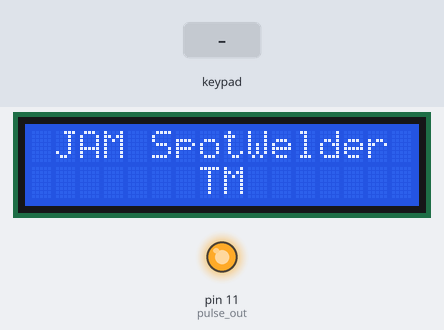
A sketch run on a simulated Arduino Uno, built with avr-gcc and run on an emulated ATmega328P. Shown: 16×2 character LCD, output pins drawn as LEDs (lit = HIGH). The inputs (shaded band) are chosen by the test bench. What the sketch prints to the serial monitor is not drawn.

Above: at 1.3 s.
1.4 s: key 'L' pressed
At 2.5 s:
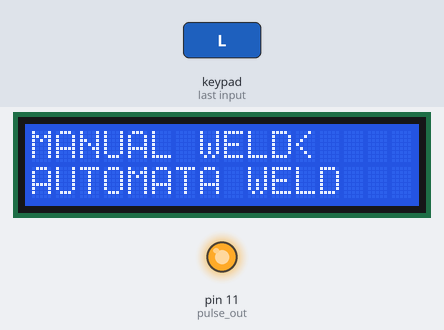
9.8 s: key 'E' pressed
At 10.5 s:
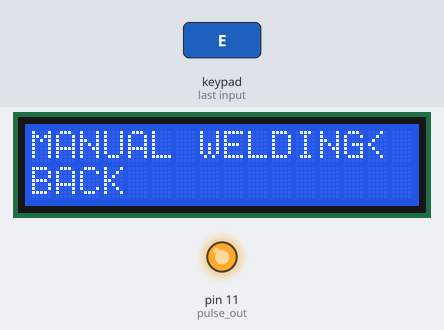
12.8 s: key 'F' pressed
At 14.0 s:
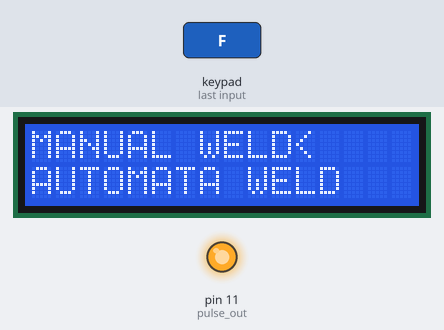
14.3 s: key 'K' pressed
At 15.0 s:
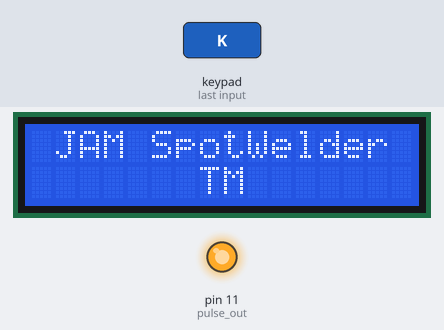
17.3 s: key 'L' pressed
At 18.0 s:
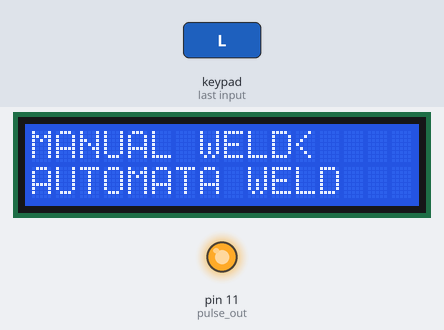
Timing chart, 0 to 20.3 s (numbered marks = the images above; inputs shaded):
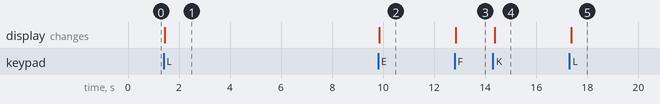

Measured:
- after the input at 1.4 s, the display: changes at once (image 1)
- after the input at 9.8 s, the display: changes after 0.05 s (image 2)
- after the input at 12.8 s, the display: changes after 0.05 s (image 3)
- after the input at 14.3 s, the display: changes after 0.08 s (image 4)
- after the input at 17.3 s, the display: changes after 0.06 s (image 5)

The sketch:

JAM_Spotwelder.ino
```cpp
#define pedal 12
#define pulse_out 11
#define DEFAULT_T1 100
#define DEFAULT_T2 50
#define DEFAULT_T3 150
//######################### GLOBAL VARIABLES #########################################
int wtime[3] = {DEFAULT_T1, DEFAULT_T2, DEFAULT_T3};
int state = 0;
//int state[] = {0, 0};
int state_x = 0;
int state_y = 0;
#include <LiquidCrystal_PCF8574.h>
#include <Wire.h>
#include <Keypad.h>
LiquidCrystal_PCF8574 lcd(0x27); // set the LCD address to 0x27 for a 16 chars and 2 line display


const byte ROWS = 5; //four rows
const byte COLS = 4; //four columns
//define the cymbols on the buttons of the keypads
char hexaKeys[ROWS][COLS] = {
  {'M', 'R', '#', '*'},
  {'1', '2', '3', 'F'},
  {'4', '5', '6', 'L'},
  {'7', '8', '9', 'K'},
  {'B', '0', 'J', 'E'}
};
byte rowPins[ROWS] = {10, 9, 8, 7, 6}; //connect to the row pinouts of the keypad
byte colPins[COLS] = {2, 3, 4, 5}; //connect to the column pinouts of the keypad

//initialize an instance of class NewKeypad
Keypad customKeypad = Keypad( makeKeymap(hexaKeys), rowPins, colPins, ROWS, COLS);
int c = 1;
//############################### SETUP #########################################
void setup() {
  int error;
  digitalWrite(pulse_out, HIGH);
  pinMode(pulse_out, OUTPUT);
  digitalWrite(pulse_out, HIGH);
  pinMode(pedal, INPUT);
  Serial.begin(9600);
  // See http://playground.arduino.cc/Main/I2cScanner how to test for a I2C device.
  Wire.begin();
  Wire.beginTransmission(0x27);
  error = Wire.endTransmission();
  Serial.print("Error: ");
  Serial.print(error);

  if (error == 0) {
    Serial.println(": LCD found.");
    lcd.begin(16, 2); // initialize the lcd
    lcd.setBacklight(255);
    lcd.home();
    lcd.clear();
    lcd.setCursor(0, 0);
    logo();
  } else {
    Serial.println(": LCD not found.");
  }
}
//################################ MODULES ###############################
void torlo(void) {
  lcd.home();
  lcd.clear();
}

void cont_weld(void) {
  if (digitalRead(pedal) == 1 ) {
    digitalWrite(pulse_out, HIGH);
  }
  if (digitalRead(pedal) == 0 ) {
    digitalWrite(pulse_out, LOW);
  }
}

void weld(void){

  torlo();
  lcd.print("    PRE-HEAT");
  digitalWrite(pulse_out, 0);
  delay(wtime[0]);
  torlo();
  lcd.print("     BREAK");
  digitalWrite(pulse_out, 1);
  delay(wtime[1]);
  torlo();
  lcd.print("    WELDING");
  digitalWrite(pulse_out, 0);
  delay(wtime[2]);
  digitalWrite(pulse_out, 1);
  torlo();
  //meghivni az elozo menut
}
//############################## END MODULS ##############################
//############################## MENU ####################################
void logo(void) { //0_0 elem
  torlo();
  lcd.setCursor(0, 0);
  lcd.print(" JAM SpotWelder ");
  lcd.setCursor(0, 1);
  lcd.print("       TM       ");
  state_x = 0;
  state_y = 0;
}
void menu_1_1(void) {
  torlo();
  lcd.setCursor(0, 0);
  lcd.print("MANUAL WELD<");
  lcd.setCursor(0, 1);
  lcd.print("AUTOMATA WELD");

}

void menu_1_1_1(void) {
  lcd.home();
  lcd.clear();
  lcd.setCursor(0, 0);
  lcd.print("MANUAL WELDING<");
  lcd.setCursor(0, 1);
  lcd.print("BACK");
}
void menu_1_1_2(void) {
  lcd.home();
  lcd.clear();
  lcd.setCursor(0, 0);
  lcd.print("MANUAL WELDING");
  lcd.setCursor(0, 1);
  lcd.print("BACK<");
  state_y--;
}

void menu_1_2(void) {
  lcd.home();
  lcd.clear();
  lcd.noCursor();
  lcd.setCursor(0, 0);
  lcd.print("MANUAL WELD");
  lcd.setCursor(0, 1);
  lcd.noCursor();
  lcd.print("AUTOMATA WELD<");

}
void escape(void) {
  logo();
  state_x = 0;
  state_y = 0;

}
//############################## END MENU ################################

void loop() {
  char customKey = customKeypad.getKey();

  switch (customKey) {
    case 'K':
      escape();
      break;
    case 'L':
      //do something when var equals 2
      state_x++;
      break;
    case 'F':
      //do something when var equals 2
      menu_1_1();
      state_x--;
      break;
    case 'E':
      //do something when var equals 2
      state_y ++;
      break;
  }
      if (state_x <= 0) {
        state_x = 0;
      }
      if (state_y <= 0) {
        state_y = 0;
      }
      Serial.print(state_x);
      Serial.print(" : ");
      Serial.println(state_y);

      if (state_x == 0 && state_y == 0) {
        logo();
      }
      if (state_x == 1 && state_y == 0) {
        menu_1_1();
      }
      if (state_x == 2 && state_y == 0) {
        menu_1_2();
      }
      if (state_x == 1 && state_y == 1) {
        menu_1_1_1();
      }
      delay(3);//ne villogjon
  }
```
